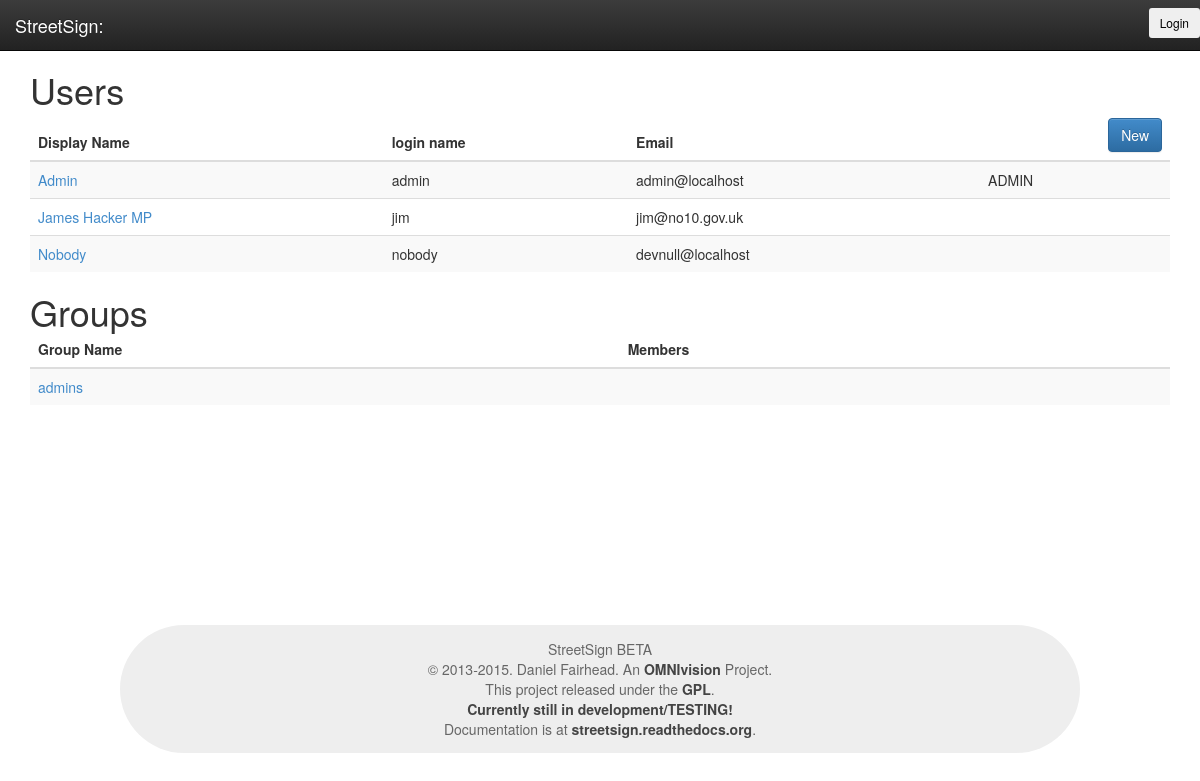
The app's page /users_and_groups (signed in) with its own data.
### streetsign_server/models.py (models this page shows, shortened)
class DBModel(Model):
    validation_regexp = {}
    class Meta(object):
        database = DB

class User(DBModel):
    validation_regexp = {
        'loginname': r'.{1,100}',
        'emailaddress': r'.*@.*\..*'
    }
    loginname = CharField(unique=True, default='new_user')
    displayname = CharField(null=True, default="New User")
    emailaddress = CharField(default='')
    passwordhash = CharField()
    is_admin = BooleanField(default=False)
    is_locked_out = BooleanField(default=False)
    last_login_attempt = DateTimeField(default=now)
    failed_logins = IntegerField(default=0)

class Group(DBModel):
    name = CharField()
    display = BooleanField(default=True)
    def users(self):
        return [u for u in User.select().join(UserGroup)
                                .where(UserGroup.group == self)]

### streetsign_server/views/users_and_auth.py (the view, shortened to what this page needs)
@app.route('/users_and_groups', methods=['GET', 'POST'])
@admin_only('POST')
@registered_users_only('GET')
def users_and_groups():
    return render_template('users_and_groups.html',
                           users=User.select(),
                           groups=Group.select())

### streetsign_server/user_session.py (called while the page is built)
def get_user():
    if not 'logged_in' in session:
        raise NotLoggedIn('Not logged in!')
    try:
        return get_logged_in_user(session['username'], session['sessionid'])
    except:
        session.pop('username', None)
        session.pop('sessionid', None)
        session.pop('display_admin_stuff', None)
        session.pop('logged_in', None)
        return None

### streetsign_server/views/__init__.py (called while the page is built)
@app.before_request
def before_the_action():
    g.site_vars = app.config.get('SITE_VARS')
    DB.init(app.config.get('DATABASE_FILE'))
    DB.connect()

@app.teardown_request
def end_of_request(exception): # pylint: disable=unused-argument
    DB.close()

### streetsign_server/views/utils.py (called while the page is built, shortened)
def admin_only(*methods):
    def wrapper(f):
        @wraps(f)
        def wrapped(*args, **kwargs):
            return f(*args, **kwargs)
        return wrapped
    return wrapper

def registered_users_only(*methods):
    def wrapper(f):
        @wraps(f)
        def wrapped(*args, **kwargs):
            if request.method in methods:
                try:
                    user_session.get_user()
                except user_session.NotLoggedIn:
                    flash('Sorry! You need to be logged in!')
                    return permission_denied('You must be logged in!')
            return f(*args, **kwargs)
        return wrapped
    return wrapper

### streetsign_server/templates/users_and_groups.html (shortened to what this page needs)
{% extends "index.html" %}
{% block body %}
<h1>Users</h1>
<table class="table table-striped">
	<thead>
		<tr>
			<th>Display Name</th>
			<th>login name</th>
			<th>Email</th>
			<th>
				<a href="{{url_for('user_edit',userid=-1)}}" class="btn btn-primary pull-right">New</a>
			</th>
		</tr>
	</thead>
	<tbody>
		{% for user in users %}
			<tr data-item="{{ url_for('user_edit', userid=user.id) }}">
				<td>{{ linkmacros.user(user) }}</td>
				<td>{{ user.loginname }}</td>
				<td>{{ user.emailaddress }}</td>
				<td>
					{% if user.is_admin %} ADMIN {% endif %}
				</td>
			</tr>
		{% endfor %}
	</tbody>
</table>
<h1>Groups</h1>
<table class="table table-striped">
	<thead>
		<tr>
			<th>Group Name</th>
			<th>Members</th>
			<th>
			</th>
		</tr>
	</thead>
	<tbody>
		{% for group in groups %}
			<tr>
				<td>
					<a href="{{ url_for('group',groupid=group.id) }}">{{ group.name }}</a>
				</td>
				<td>
				</td>
				<td>
				</td>
			</tr>
		{% endfor %}
	</tbody>
</table>
{% endblock %}

### streetsign_server/templates/link-macros.html (shortened to what this page needs)
{% macro user(a) -%}
<a href="{{ url_for('user_edit', userid=a.id) }}">{{a.displayname}}</a>
{%- endmacro %}
{% macro static_css(name) -%}
<link rel="stylesheet" href="{{ url_for('static', filename=name) }}" />
{%- endmacro %}

### streetsign_server/static/style.css (style rules this page uses)
page, body { height: 100%; }
body { padding-top: 70px; height: 100%; }
h1, h2, h3 { display: inline; }

### records on screen
User: displayname "Admin", loginname "admin", emailaddress "admin@localhost", is_admin "ADMIN"
User: displayname "James Hacker MP", loginname "jim", emailaddress "jim@no10.gov.uk"
User: displayname "Nobody", loginname "nobody", emailaddress "devnull@localhost"
Group: name "admins"

### other values on screen
{{ g.site_vars.site_title }} "StreetSign"
